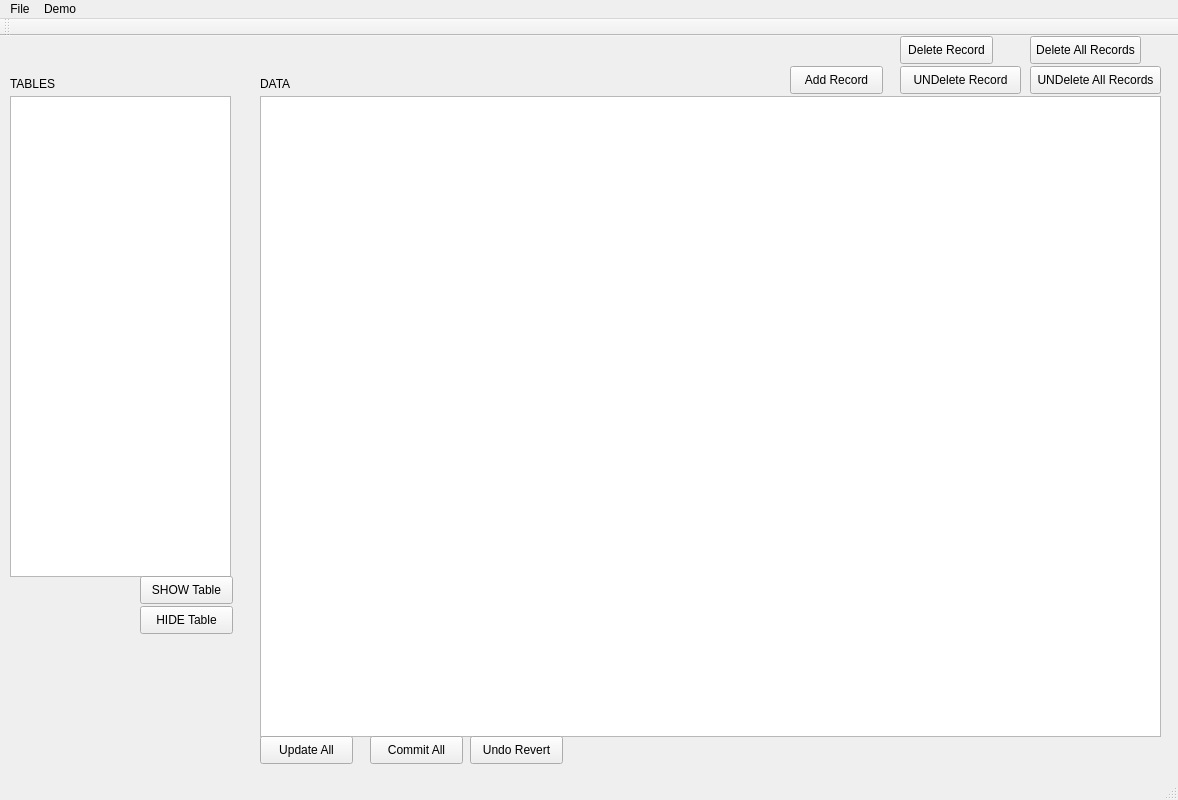
<?xml version="1.0" encoding="UTF-8"?>
<ui version="4.0">
 <class>SQLiteViewerClass</class>
 <widget class="QMainWindow" name="SQLiteViewerClass">
  <property name="geometry">
   <rect>
    <x>0</x>
    <y>0</y>
    <width>1178</width>
    <height>800</height>
   </rect>
  </property>
  <property name="windowTitle">
   <string>SQLiteViewer</string>
  </property>
  <widget class="QWidget" name="centralWidget">
   <widget class="QListView" name="lstTableNames">
    <property name="geometry">
     <rect>
      <x>10</x>
      <y>60</y>
      <width>221</width>
      <height>481</height>
     </rect>
    </property>
   </widget>
   <widget class="QPushButton" name="cmdShowTable">
    <property name="geometry">
     <rect>
      <x>140</x>
      <y>540</y>
      <width>93</width>
      <height>28</height>
     </rect>
    </property>
    <property name="text">
     <string>SHOW Table</string>
    </property>
   </widget>
   <widget class="QTableView" name="tblRecords">
    <property name="geometry">
     <rect>
      <x>260</x>
      <y>60</y>
      <width>901</width>
      <height>641</height>
     </rect>
    </property>
    <attribute name="horizontalHeaderVisible">
     <bool>true</bool>
    </attribute>
   </widget>
   <widget class="QPushButton" name="cmdUpdateAll">
    <property name="geometry">
     <rect>
      <x>260</x>
      <y>700</y>
      <width>93</width>
      <height>28</height>
     </rect>
    </property>
    <property name="text">
     <string>Update All</string>
    </property>
   </widget>
   <widget class="QPushButton" name="cmdCommitAll">
    <property name="geometry">
     <rect>
      <x>370</x>
      <y>700</y>
      <width>93</width>
      <height>28</height>
     </rect>
    </property>
    <property name="text">
     <string>Commit All</string>
    </property>
   </widget>
   <widget class="QPushButton" name="cmdAddRecord">
    <property name="geometry">
     <rect>
      <x>790</x>
      <y>30</y>
      <width>93</width>
      <height>28</height>
     </rect>
    </property>
    <property name="text">
     <string>Add Record</string>
    </property>
   </widget>
   <widget class="QPushButton" name="cmdDeleteRecord">
    <property name="geometry">
     <rect>
      <x>900</x>
      <y>0</y>
      <width>93</width>
      <height>28</height>
     </rect>
    </property>
    <property name="text">
     <string>Delete Record</string>
    </property>
   </widget>
   <widget class="QPushButton" name="cmdDeleteAllRecords">
    <property name="geometry">
     <rect>
      <x>1030</x>
      <y>0</y>
      <width>111</width>
      <height>28</height>
     </rect>
    </property>
    <property name="text">
     <string>Delete All Records</string>
    </property>
   </widget>
   <widget class="QPushButton" name="cmdUnDeleteRecord">
    <property name="geometry">
     <rect>
      <x>900</x>
      <y>30</y>
      <width>121</width>
      <height>28</height>
     </rect>
    </property>
    <property name="text">
     <string>UNDelete Record</string>
    </property>
   </widget>
   <widget class="QPushButton" name="cmdUnDeleteAllRecords">
    <property name="geometry">
     <rect>
      <x>1030</x>
      <y>30</y>
      <width>131</width>
      <height>28</height>
     </rect>
    </property>
    <property name="text">
     <string>UNDelete All Records</string>
    </property>
   </widget>
   <widget class="QPushButton" name="cmdHideTable">
    <property name="geometry">
     <rect>
      <x>140</x>
      <y>570</y>
      <width>93</width>
      <height>28</height>
     </rect>
    </property>
    <property name="text">
     <string>HIDE Table</string>
    </property>
   </widget>
   <widget class="QPushButton" name="cmdUndoRevert">
    <property name="geometry">
     <rect>
      <x>470</x>
      <y>700</y>
      <width>93</width>
      <height>28</height>
     </rect>
    </property>
    <property name="text">
     <string>Undo Revert</string>
    </property>
   </widget>
   <widget class="QLabel" name="lblTableNames">
    <property name="geometry">
     <rect>
      <x>10</x>
      <y>40</y>
      <width>53</width>
      <height>16</height>
     </rect>
    </property>
    <property name="text">
     <string>TABLES</string>
    </property>
   </widget>
   <widget class="QLabel" name="lblDataNames">
    <property name="geometry">
     <rect>
      <x>260</x>
      <y>40</y>
      <width>53</width>
      <height>16</height>
     </rect>
    </property>
    <property name="text">
     <string>DATA</string>
    </property>
   </widget>
  </widget>
  <widget class="QMenuBar" name="menuBar">
   <property name="geometry">
    <rect>
     <x>0</x>
     <y>0</y>
     <width>1178</width>
     <height>26</height>
    </rect>
   </property>
   <widget class="QMenu" name="menuFile">
    <property name="title">
     <string>File</string>
    </property>
    <addaction name="actionOpen_DB"/>
    <addaction name="actionClose_DB"/>
   </widget>
   <widget class="QMenu" name="menuDemo">
    <property name="title">
     <string>Demo</string>
    </property>
    <addaction name="actionCreate_DemoDB01"/>
    <addaction name="actionCreate_DemoDB02"/>
    <addaction name="actionCreate_DemoDB03"/>
   </widget>
   <addaction name="menuFile"/>
   <addaction name="menuDemo"/>
  </widget>
  <widget class="QToolBar" name="mainToolBar">
   <attribute name="toolBarArea">
    <enum>TopToolBarArea</enum>
   </attribute>
   <attribute name="toolBarBreak">
    <bool>false</bool>
   </attribute>
  </widget>
  <widget class="QStatusBar" name="statusBar"/>
  <action name="actionOpen_DB">
   <property name="text">
    <string>Open DB</string>
   </property>
  </action>
  <action name="actionClose_DB">
   <property name="text">
    <string>Close DB</string>
   </property>
  </action>
  <action name="actionCreate_DemoDB01">
   <property name="text">
    <string>Create DemoDB01</string>
   </property>
  </action>
  <action name="actionCreate_DemoDB02">
   <property name="text">
    <string>Create DemoDB02</string>
   </property>
  </action>
  <action name="actionCreate_DemoDB03">
   <property name="text">
    <string>Create DemoDB03</string>
   </property>
  </action>
 </widget>
 <layoutdefault spacing="6" margin="11"/>
 <resources>
  <include location="SQLiteViewer.qrc"/>
 </resources>
 <connections/>
</ui>
